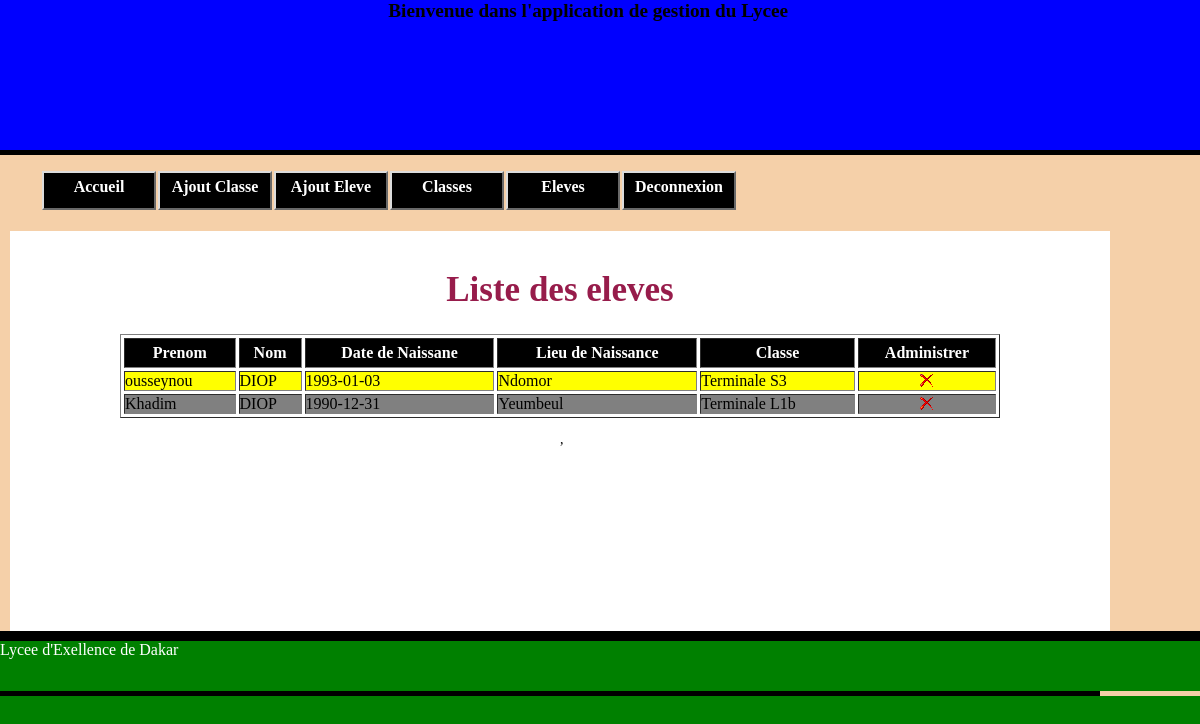
Page /content/accueil.php?page=afficher_eleve3php on the committed database.
### tables this page shows
CREATE TABLE IF NOT EXISTS `eleves` (
  `id_eleve` int(100) NOT NULL AUTO_INCREMENT,
  `Prenom` varchar(100) NOT NULL,
  `Nom` varchar(100) NOT NULL,
  `DateNaissance` date NOT NULL,
  `LieuNaissance` varchar(100) NOT NULL,
  `Adresse` varchar(100) NOT NULL,
  `PrenomParent` varchar(100) NOT NULL,
  `NomParent` varchar(100) NOT NULL,
  `classe` varchar(100) NOT NULL,
  PRIMARY KEY (`id_eleve`)
);

CREATE TABLE IF NOT EXISTS `classe` (
  `id_classe` int(100) NOT NULL AUTO_INCREMENT,
  `NomClasse` varchar(100) NOT NULL,
  `IndiceClasse` varchar(100) NOT NULL,
  `id_user` int(100) NOT NULL,
  PRIMARY KEY (`id_classe`)
);

### content/afficher_eleve.php (the view, shortened to what this page needs)
<?php
include('connect.php');
$sql="select * from eleves";
$result=mysqli_query($connect,$sql);
?>
<br/>
<h1 class='titre_text'> Liste des eleves</h1>
<table align='center' width='80%' border='1' cellspacing="3" cellpadding="0">
<tr class='th_tab'>
	<th>Prenom</th><th>Nom</th><th>Date de Naissane</th><th>Lieu de Naissance</th><th>Classe</th><th>Administrer</th>
</tr>
	<?php
	$i=0;
	while($rows=mysqli_fetch_array($result)){
		$sqlclasse="select * from classe WHERE id_classe=".$rows['classe'];
        $resultclasse=mysqli_query($connect,$sqlclasse);
		$rowsclasse=mysqli_fetch_array($resultclasse);
		if($i%2){
			echo "<tr bgcolor='gray'>";
		}else{
				echo "<tr bgcolor='yellow'>";
		}
	?>
		    <td><?php echo $rows['Prenom'];?></td>
			<td><?php echo $rows['Nom'];?></td>
			<td><?php echo $rows['DateNaissance'];?></td>
			<td><?php echo $rows['LieuNaissance'];?></td>
			<td><?php echo $rowsclasse['NomClasse'].' '.$rowsclasse['IndiceClasse'];?></td>
			<td align='center'><a href='accueil.php?page=delete23php&prenom=<?php echo $rows['Prenom'];?>&nom=<?php echo $rows['Nom'];?>&date=<?php echo $rows['DateNaissance'];?>&lieu=<?php echo $rows['LieuNaissance'];?>&classe=<?php echo $rows['classe'];?>' onclick='return confirmer_sup()'><img src='del.gif'></a>
			</td>
		</tr>
	<?php
	$i++;
	}
	?>
</table>
<p>&nbsp,</p>

### content/accueil.php (shortened to what this page needs)
<?php
$page=$_GET["page"];
$page=str_replace('3','.',$page);
?>
<html>
<head>
<link rel='stylesheet' type="text/css" href='../css/style.css'/>
</head>
<body>
	<div id='conterner'>
		<div id='banniere'>
			<?php include("banniere.php"); ?>
		</div>
		<div id='sub_banniere'>
		</div>
		<div id='navigation'>
			<?php include("nav.php");  ?>
		</div>
		<div id='contenue'>
  <center><?php include($page);?></center>
  </div>
		<div id='sub_footer'>
		</div>
		<div id='pied_de_page'>
			Lycee d'Exellence de Dakar
		</div>
		<div id='sup_footer'>
		</div>
	</div>
</body>
</body>
</html>

### content/banniere.php
<table width="100%" border="0" cellspacing="0" cellpadding="0">
  <tr>
    <td align="center"><big><strong>Bienvenue dans l'application de gestion du Lycee </strong></big></td>
  </tr>
  <tr>
    <td>&nbsp;</td>
    <td>&nbsp;</td>
    <td>&nbsp;</td>
  </tr>
  <tr>
    <td>&nbsp;</td>
    <td>&nbsp;</td>
    <td>&nbsp;</td>
  </tr>
</table>

### content/nav.php
<ul>
 <li><a href="accueil.php?page=accueil23php">Accueil</a></li>
 <li><a href="accueil.php?page=ajout_class3php">Ajout Classe </a></li>
 <li><a href="accueil.php?page=ajout_eleve3php">Ajout Eleve</a></li>
 <li><a href="accueil.php?page=afficher_classe3php">Classes</a></li>
 <li><a href="accueil.php?page=afficher_eleve3php">Eleves</a></li>
 <li><a href="../logout.php">Deconnexion</a></li>
</ul>

### css/style.css (style rules this page uses)
body { background-color:green; margin:0px; padding:0px; }
h1 { color:#971C4B; font-size:20px; text-align:center; }
#conterner { margin:auto; width:1200px; min-height:300px; background-color:#F5D0A9; }
#banniere { width:1200px; height:150px; background-color:blue; color:white; }
#sub_banniere { width:1200px; background-color:#000000; height:5px; }
#navigation { width:1200px; height:60px; text-align:center; }
#contenue { width:1100px; min-height:400px; background-color:white; font-size:14px; margin-left:10px; color:#000000; }
#sub_footer { width:1200px; background-color:#000000; height:10px; }
#pied_de_page { width:1200px; height: 50px; color:white; background-color:green; }
#sup_footer { width:1100px; background-color:#000000; height:5px; }
ul { list-style-type:none; position:relative; }
li { margin-left:2px; float:left; }
ul li a { display:block; float:left; width:100px; height:25px; background-color:black; color:white; text-decoration:none; text-align:center; font-weight:bold; padding:5px; border:2px solid; border-color:#DCDCDC #696969 #696969 #DCDCDC; }
.titre_text { color:#971C4B; font-size:35px; font-family:courrier; }
.th_tab { color:white; text-align:center; background-color:#000000; height:30px; }

### rows in the picture
eleves: Prenom "ousseynou", Nom "DIOP", DateNaissance "1993-01-03", LieuNaissance "Ndomor", classe.NomClasse "Terminale", classe.IndiceClasse "S3"
eleves: Prenom "Khadim", Nom "DIOP", DateNaissance "1990-12-31", LieuNaissance "Yeumbeul", classe.NomClasse "Terminale", classe.IndiceClasse "L1b"
